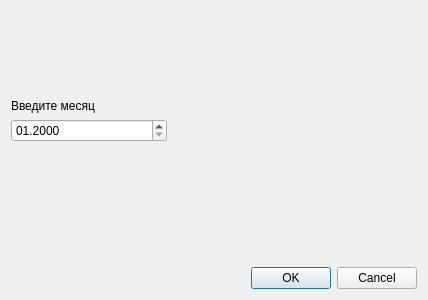
<?xml version="1.0" encoding="UTF-8"?>
<ui version="4.0">
 <class>SuccessDialog</class>
 <widget class="QDialog" name="SuccessDialog">
  <property name="geometry">
   <rect>
    <x>0</x>
    <y>0</y>
    <width>428</width>
    <height>300</height>
   </rect>
  </property>
  <property name="windowTitle">
   <string>Dialog</string>
  </property>
  <layout class="QGridLayout" name="gridLayout">
   <item row="3" column="0" rowspan="2">
    <spacer name="verticalSpacer">
     <property name="orientation">
      <enum>Qt::Vertical</enum>
     </property>
     <property name="sizeHint" stdset="0">
      <size>
       <width>132</width>
       <height>141</height>
      </size>
     </property>
    </spacer>
   </item>
   <item row="4" column="1" colspan="2">
    <widget class="QDialogButtonBox" name="buttonBox">
     <property name="orientation">
      <enum>Qt::Horizontal</enum>
     </property>
     <property name="standardButtons">
      <set>QDialogButtonBox::Cancel|QDialogButtonBox::Ok</set>
     </property>
    </widget>
   </item>
   <item row="2" column="0">
    <widget class="QDateEdit" name="dateEdit">
     <property name="displayFormat">
      <string>MM.yyyy</string>
     </property>
     <property name="calendarPopup">
      <bool>false</bool>
     </property>
    </widget>
   </item>
   <item row="1" column="0">
    <widget class="QLabel" name="label">
     <property name="text">
      <string>Введите месяц</string>
     </property>
    </widget>
   </item>
   <item row="0" column="0" colspan="2">
    <spacer name="verticalSpacer_2">
     <property name="orientation">
      <enum>Qt::Vertical</enum>
     </property>
     <property name="sizeHint" stdset="0">
      <size>
       <width>318</width>
       <height>59</height>
      </size>
     </property>
    </spacer>
   </item>
  </layout>
 </widget>
 <resources/>
 <connections>
  <connection>
   <sender>buttonBox</sender>
   <signal>accepted()</signal>
   <receiver>SuccessDialog</receiver>
   <slot>accept()</slot>
   <hints>
    <hint type="sourcelabel">
     <x>248</x>
     <y>254</y>
    </hint>
    <hint type="destinationlabel">
     <x>157</x>
     <y>274</y>
    </hint>
   </hints>
  </connection>
  <connection>
   <sender>buttonBox</sender>
   <signal>rejected()</signal>
   <receiver>SuccessDialog</receiver>
   <slot>reject()</slot>
   <hints>
    <hint type="sourcelabel">
     <x>316</x>
     <y>260</y>
    </hint>
    <hint type="destinationlabel">
     <x>286</x>
     <y>274</y>
    </hint>
   </hints>
  </connection>
 </connections>
</ui>
